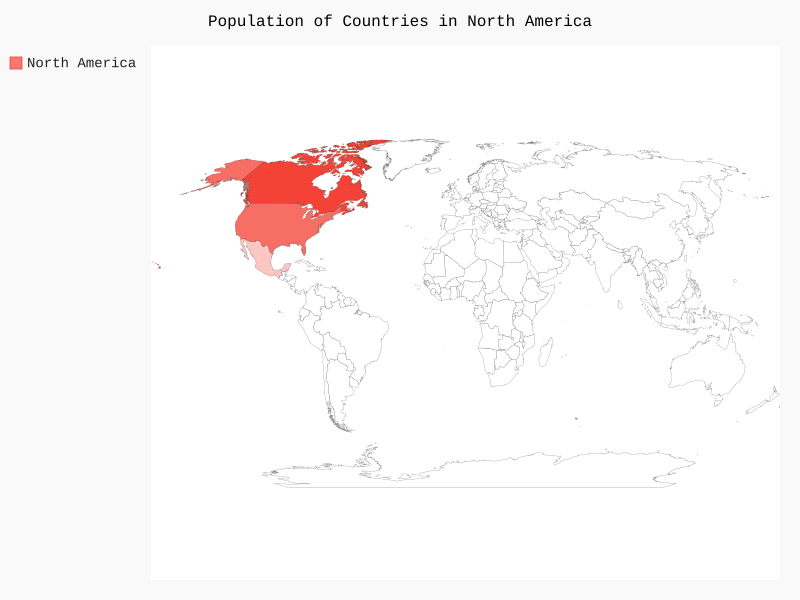

This chart was generated by the following Python code:
#!/usr/bin/env python3
#-*- coding:utf-8 -*-

import pygal

wm = pygal.maps.world.World()
wm.title = 'Population of Countries in North America'
wm.add('North America',{'ca':99999999,'us':88888888,'mx':66666666})

wm.render_to_file('na_population.svg')
